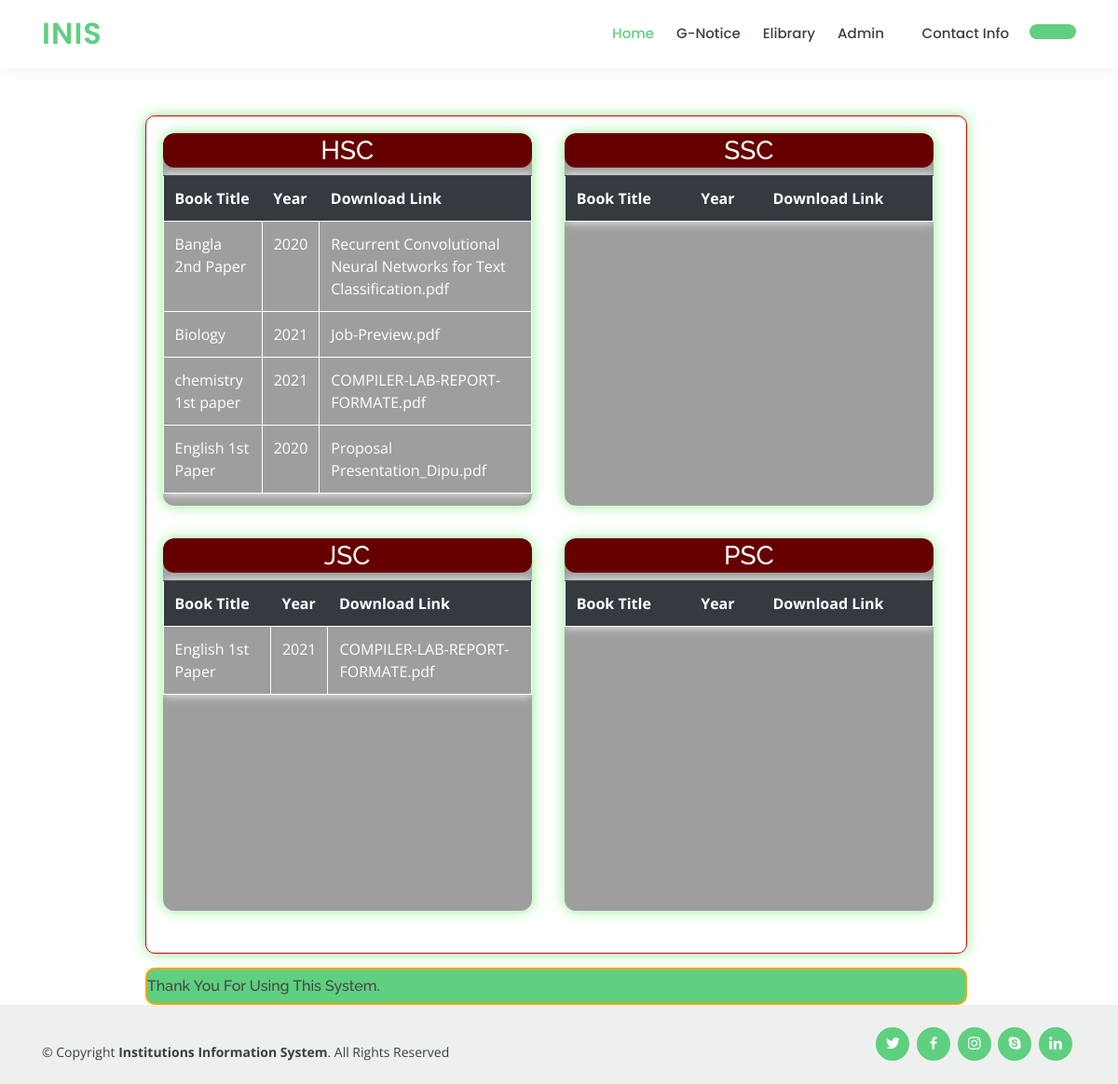
The app's page /ebook.php with its own data.
### tables this page shows
CREATE TABLE `tbbooks` (
  `bookTitile` varchar(500) NOT NULL,
  `class` varchar(50) NOT NULL,
  `bookpath` varchar(500) NOT NULL,
  `year` varchar(500) NOT NULL
);

### ebook.php (the view, shortened to what this page needs)
<?php
include_once('./config/dbConnection.php');
?>
<!DOCTYPE html>
<html lang="en">
<head>
  <link href="assets/vendor/bootstrap/css/bootstrap.min.css" rel="stylesheet">
  <link href="assets/vendor/icofont/icofont.min.css" rel="stylesheet">
  <link href="assets/vendor/boxicons/css/boxicons.min.css" rel="stylesheet">
  <link href="assets/vendor/remixicon/remixicon.css" rel="stylesheet">
  <link href="assets/vendor/owl.carousel/assets/owl.carousel.min.css" rel="stylesheet">
  <link href="assets/vendor/animate.css/animate.min.css" rel="stylesheet">
  <link href="assets/vendor/aos/aos.css" rel="stylesheet">
  <link href="assets/css/style.css" rel="stylesheet">
</head>
<body>
<header>
  <?php include './navbar.php'; ?>
  </header>
<main>
<div class="boxtwo" style="border-radius: 10px;width:73.5%; height:900px; margin-left:13%;margin-top:100px;background-color:white">
      <div class="box-cnt">
        <h3 class="box-cnt-h">HSC</h3>
           <table class="table box-table">
                  <tr class="thead-dark">
                      <th scope="col">Book Title</th>
                      <th scope="col">Year</th>
                       <th scope="col">Download Link</th>
                  </tr>
              <?php  $data=mysqli_query($conn,"SELECT * FROM tbbooks");
                    while($row = mysqli_fetch_array($data))
                     {
                        if($row["class"]=="HSC"){
                          $bookid_tt= $row["bookpath"];
                          $lg2="<a href='./books/$bookid_tt'>";
                          echo "<tr>";
                          echo "<td>" ;echo $row["bookTitile"]; echo "</td>";
                          echo "<td>"; echo $row["year"]; echo "</td>";
                          echo "<td>"; echo "$lg2";echo $row["bookpath"]; echo "</a>"; echo "</td>";
                          echo "</tr>";
                        }
                      }
                  ?>
                  </table>
      </div>
      <div class="box-cnt">
        <h3 class="box-cnt-h">SSC</h3>
          <table class="box-table table">
                <tr class="thead-dark">
                      <th scope="col">Book Title</th>
                      <th scope="col">Year</th>
                       <th scope="col">Download Link</th>
                  </tr>
                  </table>
      </div>
        <br/clear="all">
      <div class="box-cnt">
        <h3 class="box-cnt-h">JSC</h3>
          <table class="table box-table">
          <tr class="thead-dark">
                      <th scope="col">Book Title</th>
                      <th scope="col">Year</th>
                       <th scope="col">Download Link</th>
                  </tr>
                  <?php  $data=mysqli_query($conn,"SELECT * FROM tbbooks");
                    while($row = mysqli_fetch_array($data))
                     {
                        if($row["class"]=="Eight"){
                          $bookid_tt= $row["bookpath"];
                          $lg2="<a href='./books/$bookid_tt'>";
                          echo "<tr>";
                          echo "<td>" ;echo $row["bookTitile"]; echo "</td>";
                          echo "<td>"; echo $row["year"]; echo "</td>";
                          echo "<td>"; echo "$lg2";echo $row["bookpath"]; echo "</a>"; echo "</td>";
                          echo "</tr>";
                        }
                      }
                  ?>
                  </table>
      </div>
      <div class="box-cnt">
        <h3 class="box-cnt-h">PSC</h3>
          <table class="table box-table">
                  <tr class="thead-dark">
                      <th scope="col">Book Title</th>
                      <th scope="col">Year</th>
                       <th scope="col">Download Link</th>
                  </tr>
                  </table>
      </div>
    </div>
        <div class="boxthree" style="background-color: #5fcf80; border:solid 2px orange;border-radius: 10px; width:73.5%; height:40px; margin-left:13%; margin-top:15px" >
          <marquee behavior="alternate" direction="right" loop="1" style="margin-right:38%;"><h6 class="mt-2">Thank You For Using This System.</h6></marquee>
        </div>
</main>
  <footer id="footer">
    <div class="container d-md-flex py-4">
<div class="mr-md-auto text-center text-md-left pt-3">
  <div class="copyright">
    &copy; Copyright <strong><span>Institutions Information System</span></strong>. All Rights Reserved
  </div>
</div>
<div class="social-links text-center text-md-right pt-3 pt-md-0">
  <a href="#" class="twitter"><i class="bx bxl-twitter"></i></a>
  <a href="#" class="facebook"><i class="bx bxl-facebook"></i></a>
  <a href="#" class="instagram"><i class="bx bxl-instagram"></i></a>
  <a href="#" class="google-plus"><i class="bx bxl-skype"></i></a>
  <a href="#" class="linkedin"><i class="bx bxl-linkedin"></i></a>
</div>
</div>
</footer>
</body>
</html>

### navbar.php (shortened to what this page needs)
<?php
  if ($_SESSION['name']=="Akash kumar sushil"){?>
    <header id="header" class="fixed-top">
      <div class="container d-flex align-items-center">
     <h1 class="logo mr-auto"><a href="home.php">InIS</a></h1>
        <nav class="nav-menu d-none d-lg-block">
          <ul>
            <li ><a href="home.php">Home</a></li>
            <li><a href="viewNotice.php">G-Notice</a></li>
            <li><a href="ebook.php">Elibrary</a></li>
            <li><a href="addContact.php">Contact</a></li>
            <li><a href="index.php">Find Result</a></li>
          </ul>
        </nav>
        <div class="dropdown show">
      <a class="get-started-btn" href="#" id="dropdownMenuButton" data-toggle="dropdown" aria-haspopup="true" aria-expanded="false"> <?php echo $_SESSION['name']?></a>
      <div class="dropdown-menu" >
              <div class="modal-dialog" role="document" >
                <div class="modal-content" >
                <img src="./images/user_male.png"  style="margin-left: 8.5rem!important;" width="65px" height="65px"/>s
                    <h6 style="margin-left: 6rem!important;"> <?php echo $_SESSION['name']?></h6>
                  <p class = "text-center"><?php echo $_SESSION['email']?></p>
                  <div class="modal-footer">
                    <button  class="get-started-btn"><a href="./logout.php" style="color:white;">logout</a></button>
                  </div>
              </div>
            </div>
      </div>
    </div>
      </div>
    </header>
  <?php }
  else{?>
  <header id="header" class="fixed-top">
    <div class="container d-flex align-items-center">
    <h1 class="logo mr-auto"><a href="home.php">InIS</a></h1>
      <nav class="nav-menu d-none d-lg-block">
        <ul>
          <li class="active"><a href="home.php">Home</a></li>
          <li><a href="viewNotice.php">G-Notice</a></li>
          <li><a href="ebook.php">Elibrary</a></li>
          <li class="drop-down"><a href="">Admin</a>
          </li>
          <li><a href="viewContact.php">Contact Info</a></li>
        </ul>
      </nav>
      <div class="dropdown show">
      <a class="get-started-btn" href="#" id="dropdownMenuButton" data-toggle="dropdown" aria-haspopup="true" aria-expanded="false"> <?php echo $_SESSION['name']?></a>
    </div>
    </div>
  </header>
 <?php }?>

### assets/css/style.css (style rules this page uses)
body { font-family: "Open Sans", sans-serif; color: #444444; }
a { color: #5fcf80; }
h1, h2, h3, h4, h5, h6 { font-family: "Raleway", sans-serif; }
#header { background: #fff; transition: all 0.5s; z-index: 997; padding: 15px 0; box-shadow: 0px 0 18px rgba(55, 66, 59, 0.08); }
#header .logo { font-size: 32px; margin: 0; padding: 0; line-height: 1; font-weight: 600; letter-spacing: 1px; text-transform: uppercase; font-family: "Poppins", sans-serif; }
#header .logo a { color: #5fcf80; }
.nav-menu ul { margin: 0; padding: 0; list-style: none; }
.nav-menu > ul { display: flex; }
.nav-menu > ul > li { position: relative; white-space: nowrap; padding: 10px 0 10px 24px; }
.nav-menu a { display: block; position: relative; color: #37423b; transition: 0.3s; font-size: 15px; font-family: "Poppins", sans-serif; font-weight: 500; }
.nav-menu a:hover, .nav-menu .active > a, .nav-menu li:hover > a { color: #5fcf80; }
.nav-menu .drop-down > a:after { content: "\ea99"; font-family: IcoFont; padding-left: 5px; }
.get-started-btn { margin-left: 22px; background: #5fcf80; color: #fff; border-radius: 50px; padding: 8px 25px; white-space: nowrap; transition: 0.3s; font-size: 14px; display: inline-block; }
.mobile-nav { position: fixed; top: 55px; right: 15px; bottom: 15px; left: 15px; z-index: 9999; overflow-y: auto; background: #fff; transition: ease-in-out 0.2s; opacity: 0; visibility: hidden; border-radius: 10px; padding: 10px 0; }
.mobile-nav * { margin: 0; padding: 0; list-style: none; }
.mobile-nav a { display: block; position: relative; color: #37423b; padding: 10px 20px; font-weight: 500; outline: none; }
.mobile-nav a:hover, .mobile-nav .active > a, .mobile-nav li:hover > a { color: #5fcf80; text-decoration: none; }
.mobile-nav .drop-down > a:after { content: "\ea99"; font-family: IcoFont; padding-left: 10px; position: absolute; right: 15px; }
.mobile-nav .drop-down > a { padding-right: 35px; }
#footer { color: #37423b; font-size: 14px; background: #eef0ef; }
#footer .social-links a { font-size: 18px; display: inline-block; background: #5fcf80; color: #fff; line-height: 1; padding: 8px 0; margin-right: 4px; border-radius: 50%; text-align: center; width: 36px; height: 36px; transition: 0.3s; }

### ebook.php (style rules this page uses)
.boxtwo { background-size: cover; box-shadow:0px 0px 15px lightgreen; border:solid 1px #CF0403; }
.box-cnt { box-shadow: 0px 0px 15px lightgreen; background:rgba(0,0,0,0.38); float:left; border-radius:12px; overflow: auto; height:400px; width:45%; margin: 2% 2%; float: left; }
.box-cnt-h { color:white; text-align: center; padding-top:2px; padding-bottom: 2px; background:#660000; border-radius:12px; }
.box-table { color: white; border-collapse: collapse; box-shadow: 0px 0px 10px white; height: auto; }
.box-table td,tr { border: 1px solid white; }
a { color: white; }

### records on screen
tbbooks: bookTitile "Bangla 2nd Paper", year "2020", bookpath "Recurrent Convolutional Neural Networks for Text Classification.pdf"
tbbooks: bookTitile "Biology", year "2021", bookpath "Job-Preview.pdf"
tbbooks: bookTitile "chemistry 1st paper", year "2021", bookpath "COMPILER-LAB-REPORT-FORMATE.pdf"
tbbooks: bookTitile "English 1st Paper", year "2020", bookpath "Proposal Presentation_Dipu.pdf"
tbbooks: bookTitile "English 1st Paper", year "2021", bookpath "COMPILER-LAB-REPORT-FORMATE.pdf"
